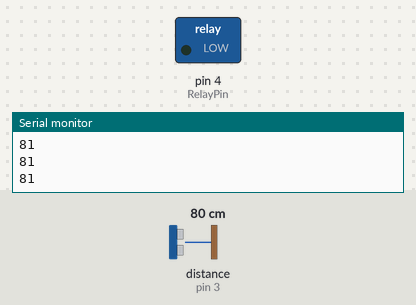
The sketch below on a simulated Arduino Uno, built with avr-gcc and run on an emulated ATmega328P. Parts: switched loads named in the sketch (green lamp = pin HIGH), the last lines printed to the serial monitor. The test bench sets the inputs (shaded band); at power-on: distance to the obstacle (sensor on pin 3) 80 cm. The echo pulse lasts 58.3 µs per cm.

Above: at 1.2 s.
1.3 s: distance to the obstacle (sensor on pin 3) set to 11 cm
2.8 s: distance to the obstacle (sensor on pin 3) set to 8 cm
At 4.0 s:
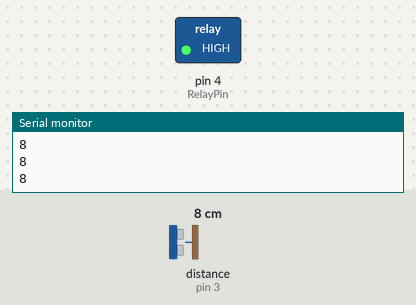
4.3 s: distance to the obstacle (sensor on pin 3) set to 18 cm
At 5.2 s:
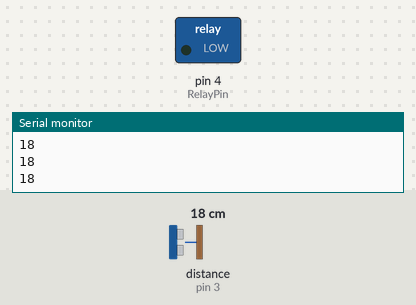
6.0 s: distance to the obstacle (sensor on pin 3) set to 2 cm
At 7.1 s:
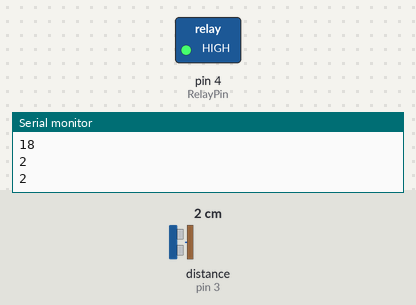
Timing chart, 0 to 8.5 s (numbered marks = the images above; inputs shaded):
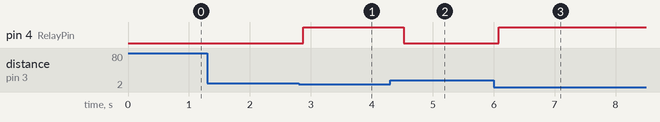

Measured:
- the behaviour switches between 10 and 9 cm on distance to the obstacle (sensor on pin 3) (found by bisection; images 0 and 1)
- after the input at 2.8 s, pin 4 (RelayPin): LOW → HIGH after 0.07 s
- after the input at 4.3 s, pin 4 (RelayPin): HIGH → LOW after 0.23 s
- after the input at 6.0 s, pin 4 (RelayPin): LOW → HIGH after 0.08 s

The sketch:

Ultrasonic_Relay.ino
```cpp
// Buzzer
int RelayPin = 4;

//--------For Ultrasonic----------
#include <NewPing.h>

//Define Ultrasonic pin
#define trigPin 2
#define echoPin 3
#define stop_distance 200

unsigned long eventInterval = 1000;
unsigned long previousTime1 = 0;
unsigned long previousTime2 = 0;

NewPing sonar(trigPin, echoPin, stop_distance);
int distance;
long duration;

void setup(void)
{
  // Start serial communication for debugging purposes
  Serial.begin(115200);

  // Relay
  pinMode(RelayPin, OUTPUT);
}

void loop(){
   read_distance();
}

void read_distance()
{
  distance = sonar.ping_cm();
  Serial.println(distance);
  delay(50);                    // Wait 50ms between pings (about 20 pings/sec). 29ms should be the shortest delay between pings.

  if (distance < 10)
  {
  digitalWrite(RelayPin, HIGH);
  delay(500);
  }

  else
  {
   digitalWrite(RelayPin, LOW);
  }
}
```
